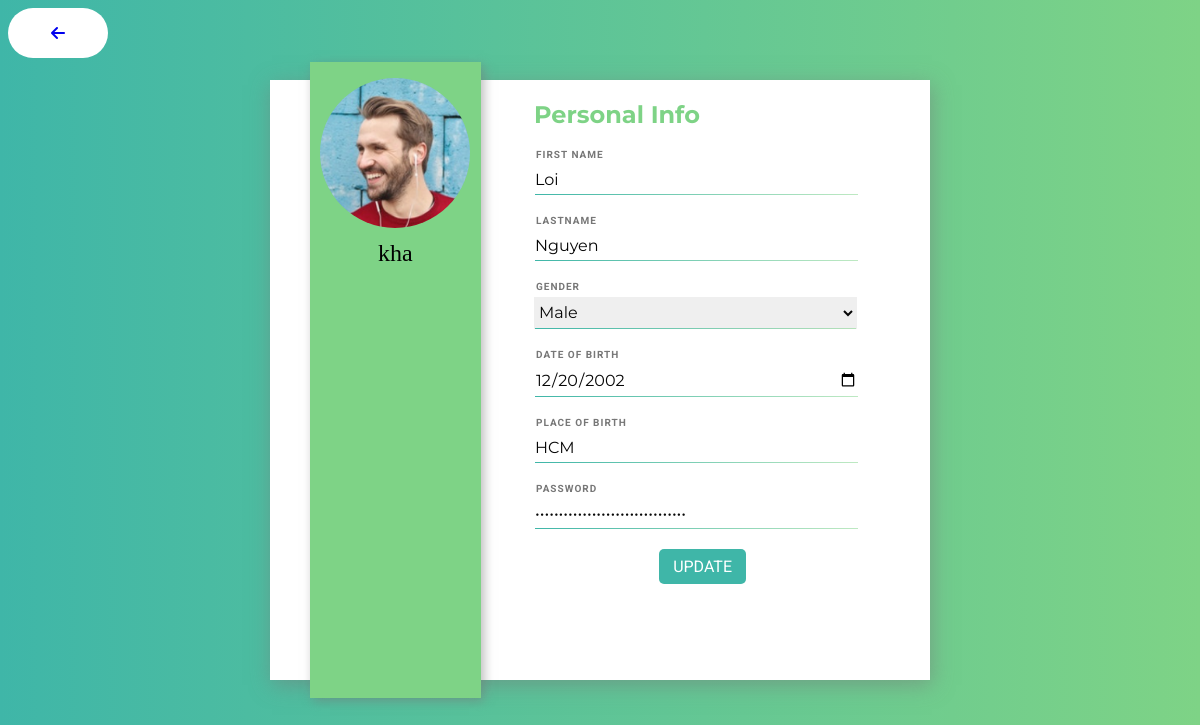
Page /profile.php?id=8 on the committed database.
### tables this page shows
CREATE TABLE `account` (
  `id` int(11) NOT NULL,
  `username` varchar(255) NOT NULL,
  `password` varchar(255) NOT NULL,
  `firstname` varchar(255) NOT NULL,
  `lastname` varchar(255) NOT NULL,
  `gender` varchar(10) NOT NULL,
  `date_birth` date NOT NULL,
  `place_of_birth` varchar(255) NOT NULL,
  `create_date` date NOT NULL,
  `permission_id` int(11) NOT NULL,
  `status` tinyint(1) NOT NULL,
  `is_deleted` tinyint(1) NOT NULL
);

### database/connectDB.php (called while the page is built, shortened)
<?php class Database
{
  public $host = DB_HOST;
  public $user = DB_USER;
  public $pass = DB_PASS;
  public $dbname = DB_NAME;
  public $link;
  private function connectDB()
  {
    $this->link = new mysqli(
      $this->host,
      $this->user,
      $this->pass,
      $this->dbname
    );
  }
  public function select($query)
  {
    ($result = $this->link->query($query)) or
      die($this->link->error . __LINE__);
    if ($result->num_rows > 0) {
      return $result;
    } else {
      return false;
    }
  }
}

### controller/accountController.php (called while the page is built, shortened)
<?php
$filepath = realpath(dirname(__DIR__));
include_once $filepath . "/services/accountServices.php";
include_once $filepath . "/helpers/format.php";
class AccountController
{
  public function show_account_by_id($id)
  {
    $accountService = new AccountServices();
    $result = $accountService->show_account_by_id($id);
    return $result;
  }
}

### services/accountServices.php (called while the page is built, shortened)
<?php
$filepath = realpath(dirname(__DIR__));
include_once $filepath . "\database\connectDB.php";
?>
<?php class AccountServices
{
  private $db;
  public function __construct()
  {
    $this->db = new Database();
  }
  public function show_account_by_id($id)
  {
    $query = "SELECT * FROM account WHERE id='{$id}' LIMIT 1";
    $result = $this->db->select($query);
    return $result;
  }
}
?>

### helpers/format.php (called while the page is built, shortened)
<?php
class Format
{
  public function CheckGender($gender)
  {
    if(!empty($gender)){
      $gender = strtolower($gender);
    }
    else {
      $gender = "";
    }
    return $gender;
  }
}

### profile.php (the view, shortened to what this page needs)
<?php
$filepath = realpath(dirname(__DIR__));
include_once($filepath . "\Toy_Management_Website\controller\accountController.php");
include_once $filepath . "/helpers/format.php";
$accountController = new AccountController();
$fm = new Format();
?>
<!DOCTYPE html>
<html lang="en">
<head>
    <link rel="stylesheet" href="./assets/css/profile.css">
</head>
<body>
    <a href="index.php" class="return-btn">
        <i class="fa-solid fa-arrow-left"></i>
    </a>
    <div class="container">
        <?php
        $show_account = $accountController->show_account_by_id($_GET["id"]);
        if ($show_account) {
            while ($result_account = $show_account->fetch_array()) {
        ?>
                <div class="leftbox">
                    <div class="avatar">
                        <img src="./assets/images/pic-1.png" alt="">
                    </div>
                    <div class="username">
                        <?php echo $result_account[1] ?>
                    </div>
                </div>
                <div class="rightbox">
                    <form action="" method="post" enctype="multipart/form-data">
                        <div class="profile">
                            <h1>Personal Info</h1>
                            <div class="form-group">
                                <h2>First Name</h2>
                                <input type="text" class="firstname" name="firstname" id="firstname" value="<?php echo $result_account[3] ?>">
                            </div>
                            <div class="form-group">
                                <h2>Lastname</h2>
                                <input type="text" class="lastname" name="lastname" id="lastname" value="<?php echo $result_account[4] ?>">
                            </div>
                            <div class="form-group">
                                <h2>Gender</h2>
                                <select name="gender" id="gender" class="gender" <?php echo $fm->CheckGender($result_account[5]) ?>>
                                    <?php
                                    if ($fm->CheckGender($result_account[5]) == "nam") {
                                        $gender_Name = "selected";
                                    }
                                    ?>
                                    <option value="Nam" <?php echo $gender_Name ?>>Male</option>
                                </select>
                            </div>
                            <div class="form-group">
                                <h2>Date of Birth</h2>
                                <input type="date" class="date_birth" name="date_birth" id="date_birth" value="<?php echo $result_account[6]; ?>">
                            </div>
                            <div class="form-group">
                                <h2>Place of Birth </h2>
                                <input type="text" class="place_of_birth" id="place_of_birth" name="place_of_birth" value="<?php echo $result_account[7] ?>">
                            </div>
                            <div class="form-group">
                                <h2>Password </h2>
                                <input type="password" class="password" name="password" id="password" value="<?php echo $result_account[2] ?>">
                            </div>
                            <button type="submit" id="update-btn" name="submit" class="btn">Update</button>
                        </div>
                    </form>
                </div>
        <?php
            }
        }
        ?>
    </div>

### assets/css/profile.css (style rules this page uses)
* { font-size: 1rem; }
body { background: linear-gradient(to right, #3FB6A8, #7ED386); }
.container { background: #FFFFFF; width: 660px; height: 600px; margin: 0 auto; position: relative; margin-top: 1%; box-shadow: 2px 5px 20px rgba(119, 119, 119, 0.5); }
.leftbox { float: left; top: -3%; left: 6%; position: absolute; width: 26%; height: 106%; background: #7ED386; box-shadow: 3px 3px 10px rgba(119, 119, 119, 0.5); text-align: center; }
.avatar { margin-top: 1rem; margin-bottom: .5rem; }
.avatar img { border-radius: 50%; height: 150px; width: 150px; }
.username { font-size: 1.5rem; }
.rightbox { float: right; width: 60%; height: 100%; }
.profile, .payment, .subscription, .privacy, .settings { transition: opacity 0.5s ease-in; position: absolute; width: 70%; }
h1 { font-family: 'Montserrat', sans-serif; color: #7ED386; font-size: 1.5em; margin-top: 20px; margin-bottom: 20px; }
h2 { color: #777777; font-family: 'Roboto', sans-serif; width: 80%; text-transform: uppercase; font-size: 10px; letter-spacing: 1px; margin-left: 2px; margin-bottom: 5px; }
.form-group { margin-bottom: 20px; }
input[type="text"], input[type="password"], input[type="date"], select { border-width: 1px; border-style: solid; border-image: linear-gradient(to right, #3FB6A8, rgba(126, 211, 134, 0.5)) 1 0%; border-top: 0; width: 70%; font-family: 'Montserrat', sans-serif; font-size: 1em; padding: 5px 0; color: #070707; }
button[type="submit"] { font-family: 'Roboto', sans-serif; padding: .5rem .9rem; margin-left: 27%; text-align: center; display: block; text-transform: uppercase; font-size: 16px; border: none; color: #fff; background-color: #3FB6A8; border-radius: 5px; }
.return-btn { width: 100px; height: 50px; border-radius: 50px; background: white; display: flex; justify-content: center; align-items: center; cursor: pointer; text-decoration: none; }

### rows in the picture
account: username "kha", firstname "Loi", lastname "Nguyen", gender "Male", date_birth "12/20/2002", place_of_birth "HCM"
